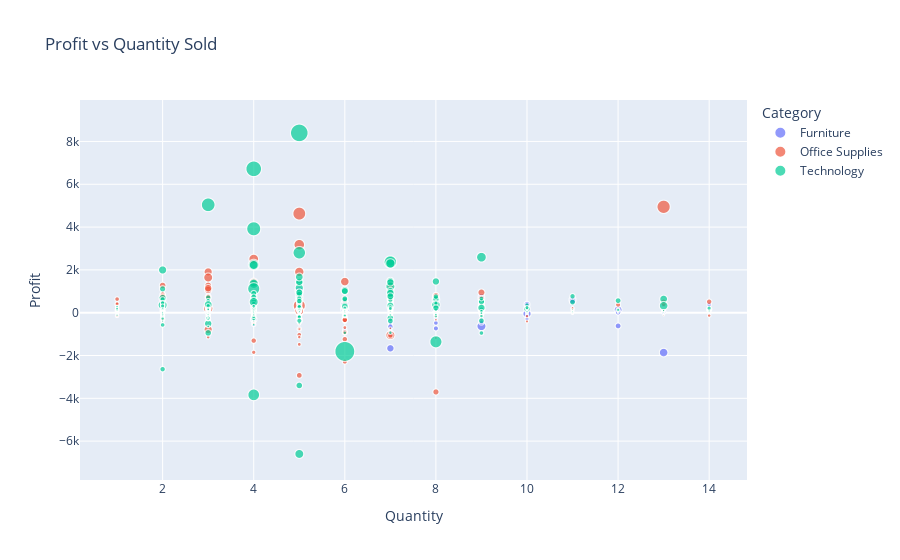

Write notebook code for a chart like this one.
### Code cell
# Bubble chart of profit vs. quantity sold.
def profitVsQuantity(df):
    try:
        fig = px.scatter(df, x='Quantity', y='Profit', size='Sales', color='Category', title='Profit vs Quantity Sold')
        fig.show()
        logging.info("Profit vs quantity plotted successfully.")
    except Exception as e:
        logging.error(f"Error plotting profit vs quantity: {e}")

profitVsQuantity(dfo)

### Figure 1 — Plotly figure (JSON) as saved in the notebook; plotly's stock layout.template omitted (floating-point values rounded to 4 significant figures; data arrays with more than 128 entries replaced by an {"elided": "..."} marker saying what was removed)
{"data": [{"hovertemplate": "Category=Furniture<br>Quantity=%{x}<br>Profit=%{y}<br>Sales=%{marker.size}<extra></extra>", "legendgroup": "Furniture", "marker": {"color": "#636efa", "size": {"elided": "2121 float values"}, "sizemode": "area", "sizeref": 56.6, "symbol": "circle"}, "mode": "markers", "name": "Furniture", "showlegend": true, "type": "scattergl", "x": {"elided": "2121 int values"}, "xaxis": "x", "y": {"elided": "2121 float values"}, "yaxis": "y"}, {"hovertemplate": "Category=Office Supplies<br>Quantity=%{x}<br>Profit=%{y}<br>Sales=%{marker.size}<extra></extra>", "legendgroup": "Office Supplies", "marker": {"color": "#EF553B", "size": {"elided": "6026 float values"}, "sizemode": "area", "sizeref": 56.6, "symbol": "circle"}, "mode": "markers", "name": "Office Supplies", "showlegend": true, "type": "scattergl", "x": {"elided": "6026 int values"}, "xaxis": "x", "y": {"elided": "6026 float values"}, "yaxis": "y"}, {"hovertemplate": "Category=Technology<br>Quantity=%{x}<br>Profit=%{y}<br>Sales=%{marker.size}<extra></extra>", "legendgroup": "Technology", "marker": {"color": "#00cc96", "size": {"elided": "1847 float values"}, "sizemode": "area", "sizeref": 56.6, "symbol": "circle"}, "mode": "markers", "name": "Technology", "showlegend": true, "type": "scattergl", "x": {"elided": "1847 int values"}, "xaxis": "x", "y": {"elided": "1847 float values"}, "yaxis": "y"}], "layout": {"legend": {"itemsizing": "constant", "title": {"text": "Category"}, "tracegroupgap": 0}, "title": {"text": "Profit vs Quantity Sold"}, "xaxis": {"anchor": "y", "domain": [0, 1], "title": {"text": "Quantity"}}, "yaxis": {"anchor": "x", "domain": [0, 1], "title": {"text": "Profit"}}}}
